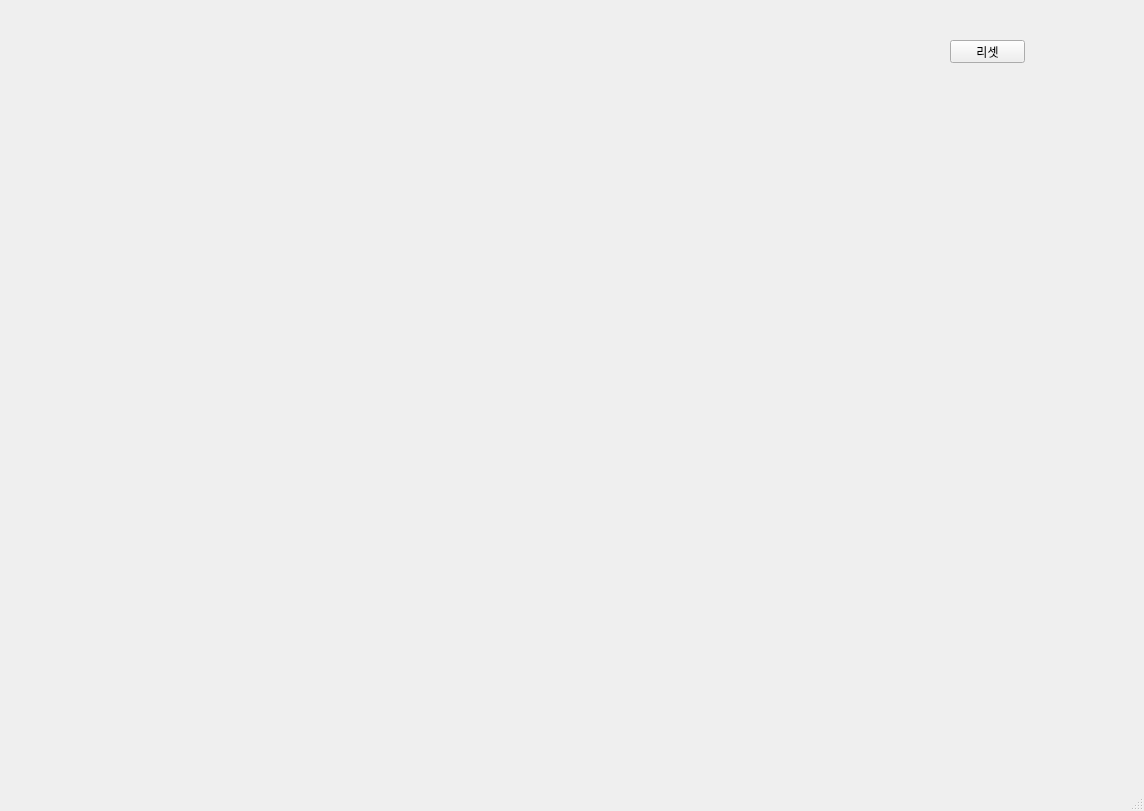
<?xml version="1.0" encoding="UTF-8"?>
<ui version="4.0">
 <class>MainWindow</class>
 <widget class="QMainWindow" name="MainWindow">
  <property name="geometry">
   <rect>
    <x>0</x>
    <y>0</y>
    <width>1144</width>
    <height>811</height>
   </rect>
  </property>
  <property name="windowTitle">
   <string>MainWindow</string>
  </property>
  <widget class="QWidget" name="centralwidget">
   <widget class="QPushButton" name="pb">
    <property name="geometry">
     <rect>
      <x>950</x>
      <y>40</y>
      <width>75</width>
      <height>23</height>
     </rect>
    </property>
    <property name="text">
     <string>리셋</string>
    </property>
   </widget>
  </widget>
  <widget class="QMenuBar" name="menubar">
   <property name="geometry">
    <rect>
     <x>0</x>
     <y>0</y>
     <width>1144</width>
     <height>21</height>
    </rect>
   </property>
  </widget>
  <widget class="QStatusBar" name="statusbar"/>
 </widget>
 <resources/>
 <connections/>
</ui>
